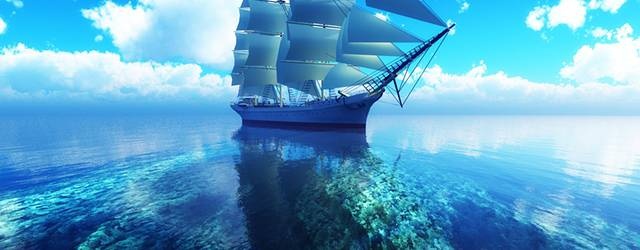
//> input picture source01.jpg, 640 x 250 px
$ ./main source01.jpg reference01.jpg   (built with g++ and OpenCV 4)
//> lines starting //> are read from the running program, lines starting //| are printed output that depends on the picture
#include<iostream>
#include<opencv2/opencv.hpp>
#include<Eigen/Core>
#include<opencv2/core/core.hpp>
#include<opencv2/core/eigen.hpp>

int main(int argc, char* argv[]) {
	/////////////////////////
	///　必要な変数の宣言 ///
	/////////////////////////


    // Transformation from RGB to LMS
	cv::Mat1f RGB2LMS = (cv::Mat_<float>(3, 3) << 0.3811, 0.5783, 0.0402, 0.1967, 0.7244, 0.0782, 0.0241, 0.1288, 0.8444);

	// Transformation from LMS to RGB
	cv::Mat1f LMS2RGB = (cv::Mat_<float>(3, 3) << 4.4679, -3.5873, 0.1193, -1.2186, 2.3809, -0.1624, 0.0497, -0.2439, 1.2045);

	// First transformation from LMS to lab
	cv::Mat1f LMS2lab1 = (cv::Mat_<float>(3, 3) << 1.0 / sqrt(3.0), 0.0, 0.0, 0.0, 1.0 / sqrt(6.0), 0.0, 0.0, 0.0, 1.0 / sqrt(2.0));

	// Second transformation from LMS to lab
	cv::Mat1f LMS2lab2 = (cv::Mat_<float>(3, 3) << 1.0, 1.0, 1.0, 1.0, 1.0, -2.0, 1.0, -1.0, 0.0);

	// Transformation from LMS to lab
	cv::Mat1f LMS2lab;
	LMS2lab = LMS2lab1 * LMS2lab2;

	// Transformation from lab to LMS
	cv::Mat1f lab2LMS = LMS2lab.inv();


	const float eps = 1.0e-4;

	//平均値を格納する変数(各チャンネルごとに用意)
	cv::Mat1f src_mean(1, 3);
	cv::Mat1f ref_mean(1, 3);
	//分散を格納する変数
	cv::Mat1f src_disp(1, 3);
	cv::Mat1f ref_disp(1, 3);
	//標準偏差を格納する変数
	cv::Mat1f src_st(1, 3);
	cv::Mat1f ref_st(1, 3);
	for (int c = 0; c < 3; ++c) {
		src_mean(c) = 0.0;
		src_disp(c) = 0.0;
		ref_mean(c) = 0.0;
		ref_disp(c) = 0.0;
	}

	////////////////////////
	/// 以下、プログラム ///
	////////////////////////

	//画像の読み込み
	cv::Mat src = cv::imread(argv[1]);
//> src is the input picture: 250 rows x 640 cols, CV_8UC3; mean B, G, R 203.9, 166.1, 94.7
	cv::Mat ref = cv::imread(argv[2]);
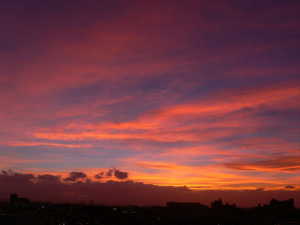
//> input picture reference01.jpg, 300 x 225 px
//> ref is the input picture: 225 rows x 300 cols, CV_8UC3; mean B, G, R 64.1, 56.9, 114.1
	cv::namedWindow("source", cv::WINDOW_AUTOSIZE|cv::WINDOW_FREERATIO);
	cv::imshow("source", src);
	cv::namedWindow("reference", cv::WINDOW_AUTOSIZE|cv::WINDOW_FREERATIO);
	cv::imshow("reference", ref);

	//BGRからRGBに変換
	cv::cvtColor(src, src, CV_BGR2RGB);
	cv::cvtColor(ref, ref, CV_BGR2RGB);

	//0~1のfloatに変換
	src.convertTo(src, CV_64FC3, 1.0 / 255.0);
//> src: 250 rows x 640 cols, CV_64FC3
	ref.convertTo(ref, CV_64FC3, 1.0 / 255.0);
//> ref: 225 rows x 300 cols, CV_64FC3

	cv::Mat3f src3f = cv::Mat3f(src);
	cv::Mat3f ref3f = cv::Mat3f(ref);

	cv::Mat1f buf(1, 3);

	// srcの色空間をRGBからlabに変換
	for (int y = 0; y < src.rows; ++y) {
		for (int x = 0; x < src.cols; ++x) {
			// RGB -> LMS
			buf = RGB2LMS * cv::Mat1f(src3f(y, x));

			// log10を取る（小さいの処理も含む）
			for (int c = 0; c < 3; ++c) {
				buf(c) = buf(c) > eps ? log10(buf(c)) : log10(eps);
			}

			// LMS -> lab
			buf = LMS2lab * buf;

			src3f(y, x) = buf;

			for (int c = 0; c < 3; ++c) {
				src_mean(c) += buf(c);
				src_disp(c) += buf(c) * buf(c);
			}
		}
	}
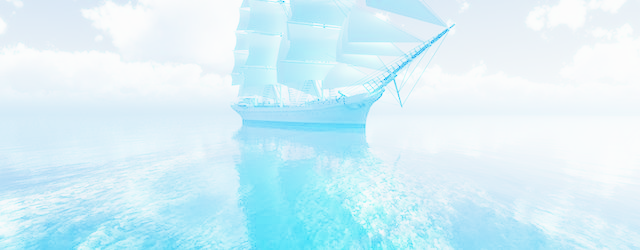
//> src3f: 250 rows x 640 cols, CV_32FC3; mean R, G, B -0.421, -0.128, -0.0376; drawn with min black and max white
//> after the loop, buf = [-0.567, -0.181, -0.0508]; src_mean = [-67386.6, -20406.4, -6015.8]; src_disp = [50952.4, 3761.1, 295.5]

	// refの色空間をRGBからlabに変換
	for (int y = 0; y < ref.rows; ++y) {
		for (int x = 0; x < ref.cols; ++x) {
			// RGB -> LMS
			buf = RGB2LMS * cv::Mat1f(ref3f(y, x));

			// log10を取る（小さいの処理も含む）
			for (int c = 0; c < 3; ++c) {
				buf(c) = buf(c) > eps ? log10(buf(c)): log10(eps);
			}

			// LMS -> lab
			buf = LMS2lab * buf;

			ref3f(y, x) = buf;

			for (int c = 0; c < 3; ++c) {
				ref_mean(c) += buf(c);
				ref_disp(c) += buf(c) * buf(c);
			}
		}
	}
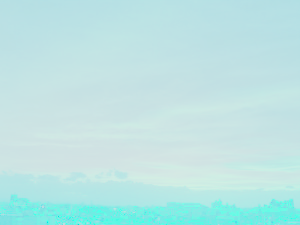
//> ref3f: 225 rows x 300 cols, CV_32FC3; mean R, G, B -1.17, 0.0656, 0.0457; drawn with min black and max white
//> after the loop, buf = [-3.55, 0.32, 0.0774]; ref_mean = [-79255.8, 4424.6, 3085.6]; ref_disp = [130330.1, 1666.1, 166.7]

	//平均と分散の計算
	for (int c = 0; c < 3; ++c) {
		src_mean(c) /= src.rows * src.cols;
		src_disp(c) = (src_disp(c) / (src.rows * src.cols)) - src_mean(c) * src_mean(c);
		src_st(c) = sqrt(src_disp(c));
		ref_mean(c) /= ref.rows * ref.cols;
		ref_disp(c) = (ref_disp(c) / (ref.rows * ref.cols)) - ref_mean(c) * ref_mean(c);
		ref_st(c) = sqrt(ref_disp(c));
	}

	std::cout << src_mean << std::endl;
//| [-0.42116627, -0.12754016, -0.037598874]
	std::cout << src_disp << std::endl;
//| [0.14107172, 0.0072401781, 0.00043331459]
	std::cout << ref_mean << std::endl;
//| [-1.1741602, 0.065550037, 0.045712732]
	std::cout << ref_disp << std::endl;
//| [0.55216479, 0.020386158, 0.0003793533]

	// Color Transfer
	for (int y = 0; y < src.rows; ++y) {
		for (int x = 0; x < src.cols; ++x) {
			for (int c = 0; c < 3; ++c) {
				src3f(y, x)(c) = (src3f(y, x)(c) - src_mean(c)) * ref_st(c) / src_st(c) + ref_mean(c);
			}
		}
	}
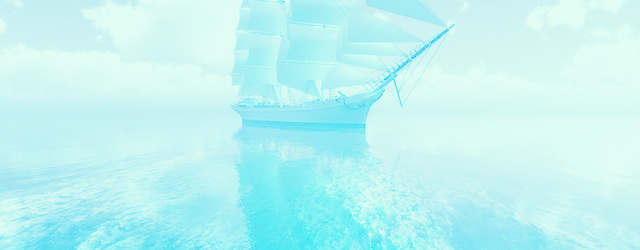
//> src3f: 250 rows x 640 cols, CV_32FC3; mean R, G, B -1.17, 0.0656, 0.0457; drawn with min black and max white

	//lab -> RGB
	for (int y = 0; y < src.rows; ++y) {
		for (int x = 0; x < src.cols; ++x) {
			//lab -> LMS
			buf = lab2LMS * cv::Mat1f(src3f(y, x));

			for (int c = 0; c < 3; ++c) {
				buf(c) = buf(c) > -4.0 ? pow(10.0, buf(c)) : eps;
			}

			buf = LMS2RGB * buf;

			src3f(y, x) = buf;
		}
	}
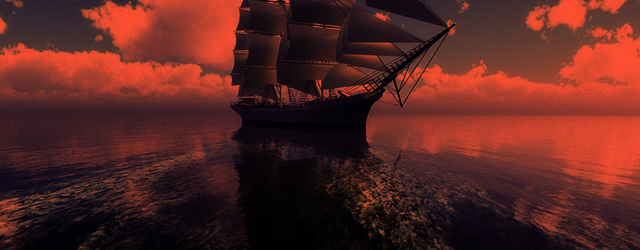
//> src3f: 250 rows x 640 cols, CV_32FC3; mean R, G, B 0.578, 0.244, 0.218; drawn with min black and max white
//> after the loop, buf = [0.202, 0.111, 0.155]

	// src3f を src に戻す
	src = cv::Mat(src3f);

	// uchar に戻す
	src.convertTo(src, CV_8UC3, 255.0);
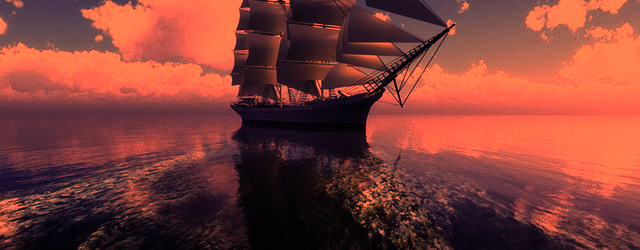
//> src: 250 rows x 640 cols, CV_8UC3; mean R, G, B 129.7, 62.1, 55.5

	// RGB -> BGR
	cv::cvtColor(src, src, CV_RGB2BGR);

	// 結果の表示
	cv::namedWindow("result");
	cv::imshow("result", src);
	cv::imwrite("result.jpg", src);

	cv::waitKey(0);
	cv::destroyAllWindows();
	system("pause");
	return 0;
}
